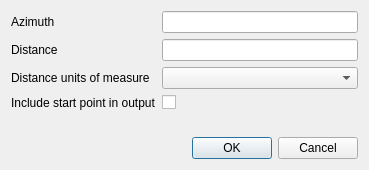
<?xml version="1.0" encoding="UTF-8"?>
<ui version="4.0">
 <class>Dialog</class>
 <widget class="QDialog" name="Dialog">
  <property name="geometry">
   <rect>
    <x>0</x>
    <y>0</y>
    <width>369</width>
    <height>170</height>
   </rect>
  </property>
  <property name="windowTitle">
   <string>Azimuth / Distance Projection</string>
  </property>
  <property name="modal">
   <bool>true</bool>
  </property>
  <layout class="QVBoxLayout" name="verticalLayout">
   <item>
    <layout class="QFormLayout" name="formLayout">
     <item row="0" column="0">
      <widget class="QLabel" name="label">
       <property name="text">
        <string>Azimuth </string>
       </property>
      </widget>
     </item>
     <item row="0" column="1">
      <widget class="QLineEdit" name="azimuthLineEdit"/>
     </item>
     <item row="1" column="0">
      <widget class="QLabel" name="label_2">
       <property name="text">
        <string>Distance </string>
       </property>
      </widget>
     </item>
     <item row="1" column="1">
      <widget class="QLineEdit" name="distLineEdit"/>
     </item>
     <item row="2" column="0">
      <widget class="QLabel" name="label_3">
       <property name="text">
        <string>Distance units of measure</string>
       </property>
      </widget>
     </item>
     <item row="2" column="1">
      <widget class="QComboBox" name="unitsComboBox"/>
     </item>
     <item row="3" column="0">
      <widget class="QLabel" name="includeStartLabel">
       <property name="text">
        <string>Include start point in output</string>
       </property>
      </widget>
     </item>
     <item row="3" column="1">
      <widget class="QCheckBox" name="checkBox">
       <property name="text">
        <string/>
       </property>
      </widget>
     </item>
    </layout>
   </item>
   <item>
    <widget class="QDialogButtonBox" name="buttonBox">
     <property name="orientation">
      <enum>Qt::Horizontal</enum>
     </property>
     <property name="standardButtons">
      <set>QDialogButtonBox::Cancel|QDialogButtonBox::Ok</set>
     </property>
    </widget>
   </item>
  </layout>
 </widget>
 <resources/>
 <connections>
  <connection>
   <sender>buttonBox</sender>
   <signal>accepted()</signal>
   <receiver>Dialog</receiver>
   <slot>accept()</slot>
   <hints>
    <hint type="sourcelabel">
     <x>248</x>
     <y>254</y>
    </hint>
    <hint type="destinationlabel">
     <x>157</x>
     <y>274</y>
    </hint>
   </hints>
  </connection>
  <connection>
   <sender>buttonBox</sender>
   <signal>rejected()</signal>
   <receiver>Dialog</receiver>
   <slot>reject()</slot>
   <hints>
    <hint type="sourcelabel">
     <x>316</x>
     <y>260</y>
    </hint>
    <hint type="destinationlabel">
     <x>286</x>
     <y>274</y>
    </hint>
   </hints>
  </connection>
 </connections>
</ui>
